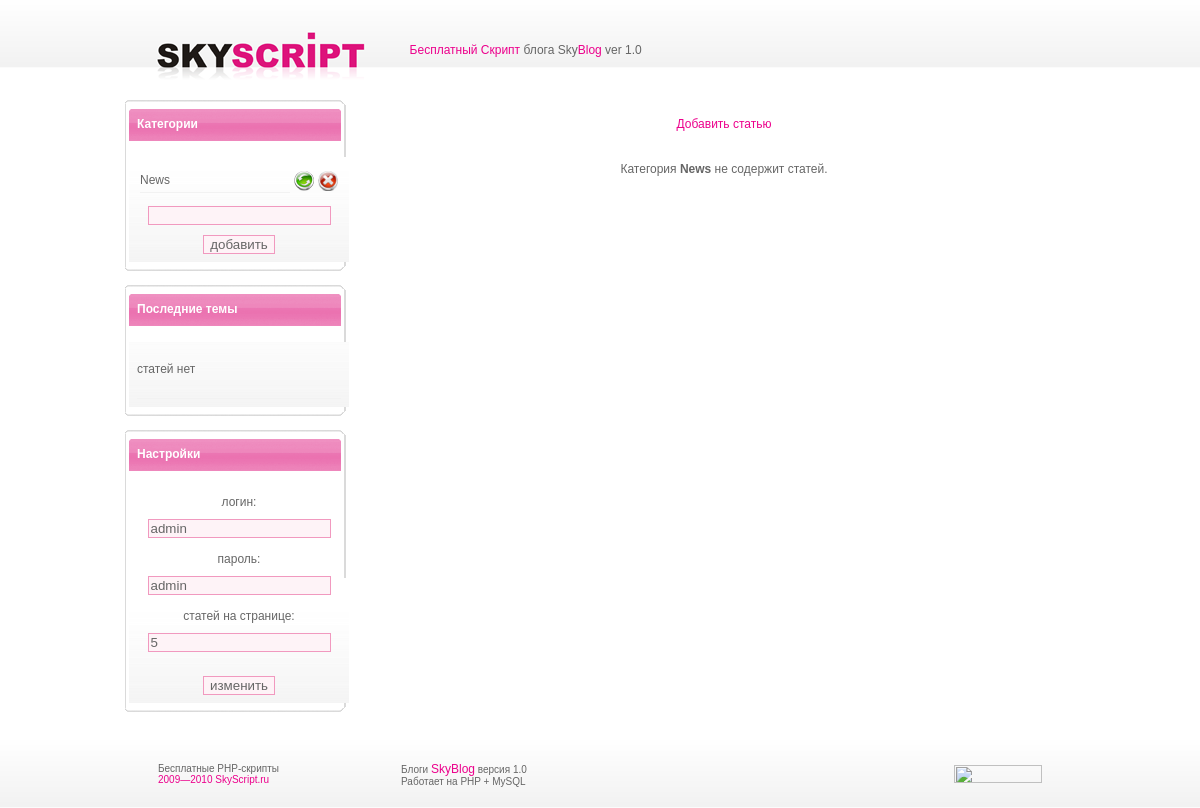
Screenshot of /admin/index.php (signed in) with the database file from the repository.
### tables this page shows
CREATE TABLE `skyblog_cat` (
  `id` int(5) NOT NULL auto_increment,
  `cattitle` varchar(100) default NULL,
  `kslova` varchar(255) default NULL,
  `descript` varchar(255) default NULL,
  `textcat` text,
  PRIMARY KEY  (`id`)
);

CREATE TABLE `skyblog_nastr` (
  `id` int(2) NOT NULL auto_increment,
  `na_str` int(3) default NULL,
  `name` varchar(255) NOT NULL,
  `pass` varchar(255) NOT NULL,
  PRIMARY KEY  (`id`)
);

### admin/lefta.php (the view, shortened to what this page needs)
<?php
require "pass.php";
?>
<link href="st.css" rel="stylesheet" type="text/css">
    <div class="okno_verh"></div>
    	<div class="okno_bg">
		  <div class="okno_title">Категории</div>
  			<div class="okno_int">
<?php
$skybase = mysqli_query($db, "SELECT id,cattitle FROM skyblog_cat");
if (mysqli_num_rows($skybase) > 0)
{  $skyrowcat = mysqli_fetch_array($skybase); }
else {
echo "<p>В таблице нет записей.</p>";
exit(); }
do {
printf ("<table><tr><td align=left width=170><div class=cat><a class=cat href=index.php?catid=%s>%s</a></div></td>
	<td><a title='редактировать категорию %s' href='index.php?act=redcat&catid=%s'><img border=0 src='pic/red.png' width='20' height='20' /></a></td>
	<td><a title='удалить категорию %s' href='index.php?act=delcat&catid=%s'><img border=0 src='pic/del.png' width='20' height='20' /></a></td>
	</tr></table>
	",$skyrowcat["id"],$skyrowcat["cattitle"],$skyrowcat["cattitle"],$skyrowcat["id"],$skyrowcat["cattitle"],$skyrowcat["id"]);
}
while ($skyrowcat = mysqli_fetch_array($skybase));
?>
<center><form action="index.php?act=addcat" method="post" name="catform">
<input class=bginp2 onblur=inputBG(this,0)  onfocus=inputBG(this,1) name="cattitle" type="text" />
<input name="" type="submit" value="добавить" />
</form>
</center>
</div>
    	</div>
    <div class="okno_niz"></div>
    <br>
    <div class="okno_verh"></div>
    	<div class="okno_bg">
		  <div class="okno_title">Последние темы</div>
  			<div class="okno_int">
<?php
$skybase2 = mysqli_query($db, "SELECT id,title FROM skyblog_blog ORDER BY id DESC LIMIT 5");
if (mysqli_num_rows($skybase2) > 0)
{  $skyrow2 = mysqli_fetch_array($skybase2); }
else {
echo "<p>статей нет</p>";
}
do {
printf ("<div class=catsm><a class=catsm href=redblog.php?id=%s>%s</a></div>", $skyrow2["id"], $skyrow2["title"]);
}
while ($skyrow2 = mysqli_fetch_array($skybase2));
?>
</div>
    	</div>
    <div class="okno_niz"></div>
    <br>
       <div class="okno_verh"></div>
    	<div class="okno_bg">
		  <div class="okno_title">Настройки</div>
  			<div class="okno_int">
<?php
$skybaseopt = mysqli_query($db, "SELECT * FROM skyblog_nastr");
if (mysqli_num_rows($skybaseopt) > 0)
{
$skyrowopt = mysqli_fetch_array($skybaseopt);
}
$name = $skyrowopt["name"];
$pass = $skyrowopt["pass"];
$na_str = $skyrowopt["na_str"];
?>
<center>
<form action="index.php" method="post" name="options">
логин:<br>
<input class=bginp2 onblur=inputBG(this,0)  onfocus=inputBG(this,1) name="name" type="text" value="<?php echo "$name"; ?>" /><br><br>
пароль:<br>
<input value="<?php echo "$pass"; ?>" class=bginp2 onblur=inputBG(this,0)  onfocus=inputBG(this,1) name="pass" type="text" /><br><br>
статей на странице:<br>
<input value="<?php echo "$na_str"; ?>" class=bginp2 onblur=inputBG(this,0)  onfocus=inputBG(this,1) name="na_str" type="text" /><br><br>
<input value="изменить" type="submit" /><br>
</form>
 </center>
		</div>
    	</div>
    <div class="okno_niz"></div>

### admin/index.php (shortened to what this page needs)
<?php
include "../db.php";
if (!isset($catid)) { $catid=1; }
?>
<html>
<head>
<link href="../st.css" rel="stylesheet" type="text/css">
</head>
<body>
<?php
include("../verh.php");
?>
<table width="950" border="0" align="center" cellpadding="0" cellspacing="0">
  <tr>
    <td width="220" valign="top">
<?php include("lefta.php"); ?>
    </td>
    <td width="20">&nbsp;</td>
    <td valign="top">
<TABLE cellSpacing=1 cellPadding=1 width=500 align=center border=0>
<TBODY>
  <TR>
    <TD align=middle>
    <div class="dob"><a style="CURSOR: hand" id=SmilesText onclick=SmilesTable() class="dob">Добавить статью</a></div>
      </TD></TR>
        </TABLE></TD></TR></TBODY></TABLE>
<br>
<?php
$skybasenav = mysqli_query($db, "SELECT na_str FROM skyblog_nastr");
$skyrow5 = mysqli_fetch_array($skybasenav);
$num = $skyrow5["na_str"];
@$page = $_GET['page'];
$skybase1 = mysqli_query($db, "SELECT COUNT(*) FROM skyblog_blog WHERE cat='$catid'");
$temp = mysqli_fetch_array($skybase1);
$posts = $temp[0];
$total = (($posts - 1) / $num) + 1;
$total =  intval($total);
$page = intval($page);
if(empty($page) or $page < 0) $page = 1;
  if($page > $total) $page = $total;
$start = $page * $num - $num;
if ($start < 0) { $start = 0;}
$skybase3 = mysqli_query($db, "SELECT * FROM skyblog_blog  WHERE cat='$catid' ORDER BY id DESC LIMIT $start, $num");
if (mysqli_num_rows($skybase3) > 0)
	{
	$skyrow3 = mysqli_fetch_array($skybase3);
	do {
if (!empty($skyrow3["pic"])) { $picbl = "<img style='margin-right:10px;' border=0 src='../picblog/".$skyrow3["pic"]."' align=left />"; }
else { $picbl = "";}
		printf ("<div class='bolokno_verh'></div>
				<div class='bolokno_bg'>
				<a title='удалить статью вместе с комментариями' href='index.php?page=$page&catid=$catid&act=delblog&id=%s'><img align=right border=0 src='pic/del.png' /> </a>
				  <div class='bolokno_title'><a title=редактировать href=redblog.php?id=%s>%s</a></div>
					<div class='bolokno_int'> %s %s<br><br><span class=sm>%s | Добавил: <b>%s</b> | Просмотров: <b>%s</b></span></div>
				</div>
			<div class='bolokno_niz'></div>", $skyrow3["id"], $skyrow3["id"], $skyrow3["title"], $picbl, $skyrow3["cortext"], $skyrow3["data"], $skyrow3["avtor"], $skyrow3["prosmotr"]);
		}
		while ($skyrow3 = mysqli_fetch_array($skybase3));
	}
else {
$skybase_cat = mysqli_query($db, "SELECT cattitle FROM skyblog_cat WHERE id='$catid'");
$skyrow_cat = mysqli_fetch_array($skybase_cat);
echo "<center><div>Категория <b>".$skyrow_cat["cattitle"]."</b> не содержит статей.</div></center>";
}
?>
<br><br>
<?php include("../niz.php"); ?>
</body>
</html>

### st.css (style rules this page uses)
body { margin:0; font-family:Verdana, Arial, Helvetica, sans-serif; font-size:12px; color:#666666; }
td { font-size:12px; }
a { text-decoration:none; color: #ec008c; }
input { margin-top:10px; border:1px solid #f199bf; color:#666666; background-color:#fef3f7; }
form { margin:0; padding:0; }
.bginp2 { BACKGROUND-COLOR: #fef3f7; }
.dob { color:#ec008c; margin:15px; font-size:12px; }
.okno_verh { width:220px; height:5px; font-size:1px; background-image:url(pic/okno_verh.png); background-repeat:no-repeat; }
.okno_bg { width:220px; background-image:url(pic/okno_bg.png); padding:4px; }
.okno_title { padding:8px; background-image:url(pic/okno_bg_title.png); background-repeat:no-repeat; height:32px; color:#FFFFFF; font-weight:bold; }
.okno_int { padding:8px; background-image:url(pic/okno_bg_gradient.png); background-position:bottom; background-repeat:repeat-x; }
.okno_niz { width:220px; height:5px; background-image:url(pic/okno_niz.png); background-repeat:no-repeat; font-size:1px; }
.cat a { padding-top:5px; padding-bottom:5px; display: block; text-decoration: none; border-bottom: 1px solid #f2f2f2; color:#666666; }
.catsm a { font-size:10px; padding-top:5px; padding-bottom:5px; display: block; text-decoration: none; border-bottom: 1px solid #f2f2f2; color:#666666; }

### rows the page displays
skyblog_cat: cattitle "News"
skyblog_nastr: name "admin", pass "admin", na_str "5"
